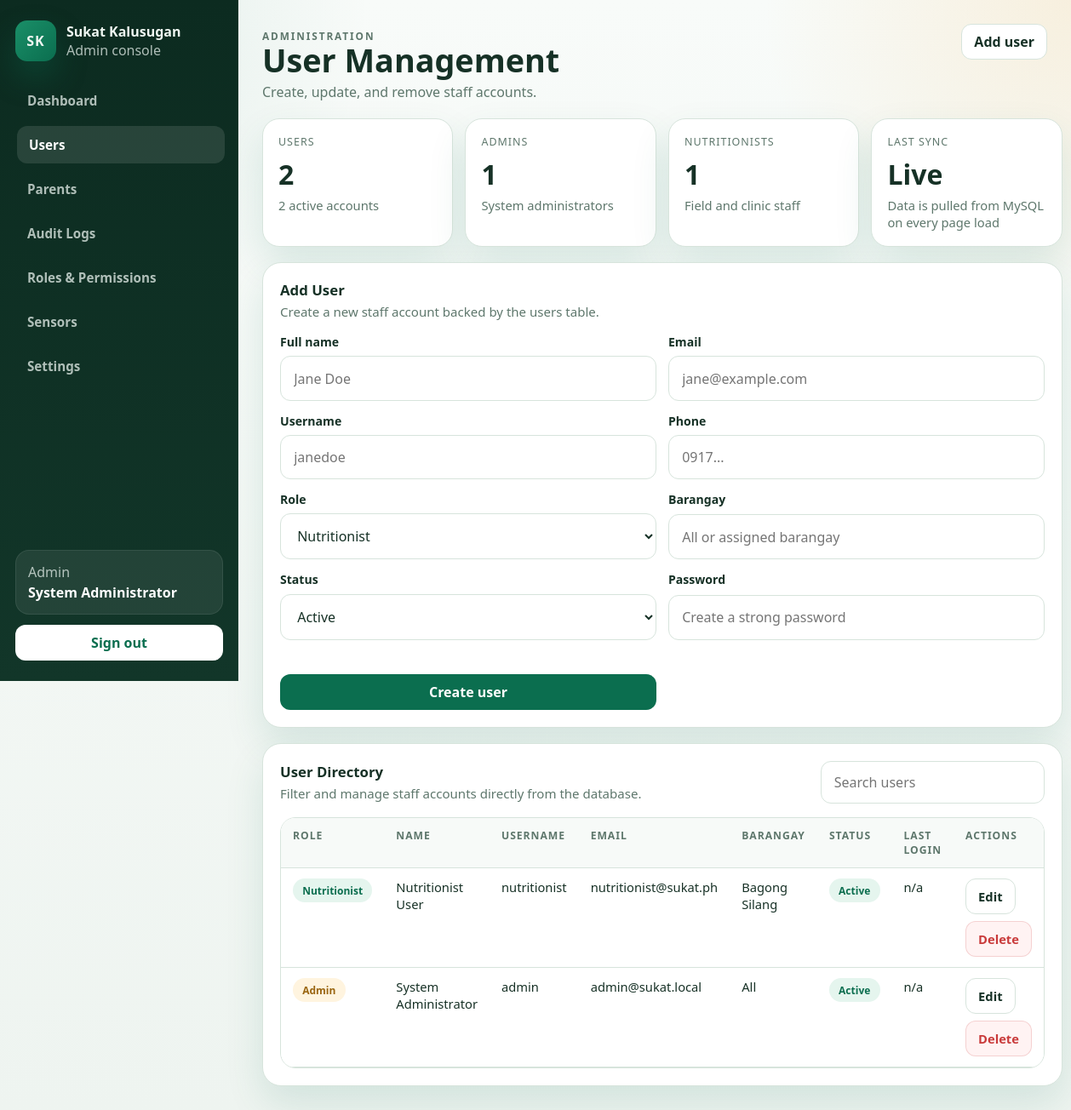
The page /admin/users.php (signed in) on the database its author committed.
### tables this page shows
CREATE TABLE users (
    id              INT UNSIGNED AUTO_INCREMENT PRIMARY KEY,
    name            VARCHAR(150) NOT NULL,
    email           VARCHAR(150) NOT NULL UNIQUE,
    username        VARCHAR(100) NOT NULL UNIQUE,
    password_hash   VARCHAR(255) NOT NULL,
    phone           VARCHAR(30) NULL,
    role_id         INT UNSIGNED NOT NULL,
    barangay        VARCHAR(100) NULL,                   
    status          ENUM('active','inactive') NOT NULL DEFAULT 'active',
    last_login      TIMESTAMP NULL,
    created_at      TIMESTAMP DEFAULT CURRENT_TIMESTAMP,
    updated_at      TIMESTAMP DEFAULT CURRENT_TIMESTAMP ON UPDATE CURRENT_TIMESTAMP,
    CONSTRAINT fk_users_role FOREIGN KEY (role_id) REFERENCES roles(id) ON DELETE RESTRICT,
    INDEX idx_users_role (role_id)
);

CREATE TABLE roles (
    id              INT UNSIGNED AUTO_INCREMENT PRIMARY KEY,
    name            VARCHAR(50) NOT NULL UNIQUE,        
    description     VARCHAR(255) NULL,
    created_at      TIMESTAMP DEFAULT CURRENT_TIMESTAMP,
    updated_at      TIMESTAMP DEFAULT CURRENT_TIMESTAMP ON UPDATE CURRENT_TIMESTAMP
);

### public_html/includes/auth_middleware.php (called while the page is built, shortened)
<?php
function app_base_path(): string
{
    $scriptName = str_replace('\\', '/', (string)($_SERVER['SCRIPT_NAME'] ?? ''));
    $routeMarkers = ['/api/', '/admin/', '/nutritionist/', '/parent/', '/kiosk/', '/auth/'];
    foreach ($routeMarkers as $marker) {
        $position = strpos($scriptName, $marker);
        if ($position !== false) {
            return rtrim(substr($scriptName, 0, $position), '/');
        }
    }
    return rtrim(dirname($scriptName), '/');
}
function app_url(string $path = ''): string
{
    $basePath = app_base_path();
    $normalizedPath = '/' . ltrim($path, '/');
    if ($basePath === '' || $basePath === '/') {
        return $normalizedPath;
    }
    return $basePath . $normalizedPath;
}
function current_user(): ?array
{
    return $_SESSION['auth'];
}

### public_html/admin/users.php (the view, shortened to what this page needs)
<?php
require_once __DIR__ . '/../includes/admin_helpers.php';
$roles = admin_fetch_all('SELECT name FROM roles ORDER BY name ASC');
$editingId = (int)($_GET['edit'] ?? 0);
$editingUser = $editingId > 0 ? admin_fetch_one(
    'SELECT u.id, u.name, u.email, u.username, u.phone, u.barangay, u.status, r.name AS role_name
     FROM users u
     INNER JOIN roles r ON r.id = u.role_id
     WHERE u.id = ?
     LIMIT 1',
    'i',
    [$editingId]
) : null;
$users = admin_fetch_all(
    'SELECT u.id, u.name, u.email, u.username, u.phone, u.barangay, u.status, u.last_login, u.created_at, r.name AS role_name
     FROM users u
     INNER JOIN roles r ON r.id = u.role_id
     ORDER BY u.created_at DESC, u.id DESC'
);
$adminCount = 0;
$nutritionistCount = 0;
$activeCount = 0;
foreach ($users as $user) {
    if ($user['role_name'] === 'admin') {
        $adminCount++;
    }
    if ($user['role_name'] === 'nutritionist') {
        $nutritionistCount++;
    }
    if ($user['status'] === 'active') {
        $activeCount++;
    }
}
$actions = '<a class="admin-btn-secondary" href="#user-form">Add user</a>';
admin_layout_start('User Management', 'Create, update, and remove staff accounts.', 'users', $actions);
?>
<section class="admin-grid-cards">
    <article class="admin-card">
        <div class="admin-stat-label">Users</div>
        <div class="admin-stat-value"><?php echo count($users); ?></div>
        <div class="admin-stat-note"><?php echo $activeCount; ?> active accounts</div>
    </article>
    <article class="admin-card">
        <div class="admin-stat-label">Admins</div>
        <div class="admin-stat-value"><?php echo $adminCount; ?></div>
        <div class="admin-stat-note">System administrators</div>
    </article>
    <article class="admin-card">
        <div class="admin-stat-label">Nutritionists</div>
        <div class="admin-stat-value"><?php echo $nutritionistCount; ?></div>
        <div class="admin-stat-note">Field and clinic staff</div>
    </article>
    <article class="admin-card">
        <div class="admin-stat-label">Last Sync</div>
        <div class="admin-stat-value">Live</div>
        <div class="admin-stat-note">Data is pulled from MySQL on every page load</div>
    </article>
</section>
<section class="admin-section" id="user-form">
    <div class="admin-section-head">
        <div>
            <h2 class="admin-section-title"><?php echo $editingUser ? 'Edit User' : 'Add User'; ?></h2>
            <p class="admin-section-subtitle"><?php echo $editingUser ? 'Update account details and role assignment.' : 'Create a new staff account backed by the users table.'; ?></p>
        </div>
    </div>
    <form class="admin-form-grid" method="post" action="<?php echo admin_e(app_url($editingUser ? '/api/admin/users_update.php' : '/api/admin/users_create.php')); ?>">
        <label class="admin-field">
            <span>Full name</span>
            <input name="name" required value="<?php echo admin_e($editingUser['name'] ?? ''); ?>" placeholder="Jane Doe">
        </label>
        <label class="admin-field">
            <span>Email</span>
            <input type="email" name="email" required value="<?php echo admin_e($editingUser['email'] ?? ''); ?>" placeholder="jane@example.com">
        </label>
        <label class="admin-field">
            <span>Username</span>
            <input name="username" required value="<?php echo admin_e($editingUser['username'] ?? ''); ?>" placeholder="janedoe">
        </label>
        <label class="admin-field">
            <span>Phone</span>
            <input name="phone" value="<?php echo admin_e($editingUser['phone'] ?? ''); ?>" placeholder="0917...">
        </label>
        <label class="admin-field">
            <span>Role</span>
            <select name="role" required>
                <?php foreach ($roles as $role): ?>
                    <option value="<?php echo admin_e($role['name']); ?>" <?php echo (($editingUser['role_name'] ?? 'nutritionist') === $role['name']) ? 'selected' : ''; ?>><?php echo admin_e(ucfirst($role['name'])); ?></option>
                <?php endforeach; ?>
            </select>
        </label>
        <label class="admin-field">
            <span>Barangay</span>
            <input name="barangay" value="<?php echo admin_e($editingUser['barangay'] ?? ''); ?>" placeholder="All or assigned barangay">
        </label>
        <label class="admin-field">
            <span>Status</span>
            <select name="status" required>
                <option value="active" <?php echo (($editingUser['status'] ?? 'active') === 'active') ? 'selected' : ''; ?>>Active</option>
            </select>
        </label>
        <label class="admin-field">
            <span><?php echo $editingUser ? 'New password (optional)' : 'Password'; ?></span>
            <input type="password" name="password" <?php echo $editingUser ? '' : 'required'; ?> placeholder="<?php echo $editingUser ? 'Leave blank to keep current password' : 'Create a strong password'; ?>">
        </label>
        <div class="admin-field" style="align-content:end;">
            <span>&nbsp;</span>
            <button class="admin-btn" type="submit"><?php echo $editingUser ? 'Save changes' : 'Create user'; ?></button>
        </div>
    </form>
</section>
<section class="admin-section">
    <div class="admin-section-head">
        <div>
            <h2 class="admin-section-title">User Directory</h2>
            <p class="admin-section-subtitle">Filter and manage staff accounts directly from the database.</p>
        </div>
        <div class="admin-toolbar" style="margin:0;">
            <input class="admin-search" type="search" placeholder="Search users" data-admin-filter="#users-table">
        </div>
    </div>
    <div class="admin-table-wrap">
        <table class="admin-table" id="users-table">
            <thead>
                <tr>
                    <th>Role</th>
                    <th>Name</th>
                    <th>Username</th>
                    <th>Email</th>
                    <th>Barangay</th>
                    <th>Status</th>
                    <th>Last login</th>
                    <th>Actions</th>
                </tr>
            </thead>
            <tbody>
                <?php foreach ($users as $user): ?>
                    <?php
                    $statusClass = $user['status'] === 'active' ? 'is-success' : 'is-muted';
                    ?>
                    <tr data-filter-text="<?php echo admin_e(strtolower($user['name'] . ' ' . $user['email'] . ' ' . $user['username'] . ' ' . $user['role_name'])); ?>">
                        <td><span class="admin-pill <?php echo $user['role_name'] === 'admin' ? 'is-warn' : 'is-success'; ?>"><?php echo admin_e(ucfirst($user['role_name'])); ?></span></td>
                        <td><?php echo admin_e($user['name']); ?></td>
                        <td><?php echo admin_e($user['username'] ?? ''); ?></td>
                        <td><?php echo admin_e($user['email']); ?></td>
                        <td><?php echo admin_e($user['barangay'] ?? 'All'); ?></td>
                        <td><span class="admin-pill <?php echo $statusClass; ?>"><?php echo admin_e(ucfirst($user['status'])); ?></span></td>
                        <td><?php echo admin_e((string)($user['last_login'] ?? 'n/a')); ?></td>
                        <td>
                            <div class="admin-actions">
                                <a class="admin-btn-secondary" href="<?php echo admin_e(app_url('/admin/users.php?edit=' . (int)$user['id'])); ?>">Edit</a>
                                <form method="post" action="<?php echo admin_e(app_url('/api/admin/users_delete.php')); ?>" onsubmit="return confirm('Delete <?php echo admin_e($user['name']); ?>?');">
                                    <button class="admin-btn-danger" type="submit">Delete</button>
                                </form>
                            </div>
                        </td>
                    </tr>
                <?php endforeach; ?>
            </tbody>
        </table>
    </div>
</section>
<?php
admin_layout_end();

### public_html/includes/admin_helpers.php (shortened to what this page needs)
<?php
require_once __DIR__ . '/auth_middleware.php';
function admin_e(string $value): string
{
    return htmlspecialchars($value, ENT_QUOTES, 'UTF-8');
}
function admin_nav_items(): array
{
    return [
        ['key' => 'dashboard', 'label' => 'Dashboard', 'href' => app_url('/admin/dashboard.php')],
        ['key' => 'users', 'label' => 'Users', 'href' => app_url('/admin/users.php')],
        ['key' => 'parents', 'label' => 'Parents', 'href' => app_url('/admin/parents.php')],
        ['key' => 'audit_logs', 'label' => 'Audit Logs', 'href' => app_url('/admin/audit_logs.php')],
        ['key' => 'roles_permissions', 'label' => 'Roles & Permissions', 'href' => app_url('/admin/roles_permissions.php')],
        ['key' => 'sensors', 'label' => 'Sensors', 'href' => app_url('/admin/sensors.php')],
        ['key' => 'settings', 'label' => 'Settings', 'href' => app_url('/admin/settings.php')],
    ];
}
function admin_bind_params(mysqli_stmt $stmt, string $types, array &$params): void
{
    if ($types === '' || $params === []) {
        return;
    }
}
function admin_fetch_all(string $sql, string $types = '', array $params = []): array
{
    $conn = get_db_connection();
    $stmt = mysqli_prepare($conn, $sql);
    admin_bind_params($stmt, $types, $params);
    mysqli_stmt_execute($stmt);
    $result = mysqli_stmt_get_result($stmt);
    $rows = [];
    if ($result instanceof mysqli_result) {
        while ($row = mysqli_fetch_assoc($result)) {
            $rows[] = $row;
        }
    }
    return $rows;
}
function admin_layout_start(string $title, string $subtitle, string $activeSection, string $actionsHtml = ''): void
{
    $currentUser = current_user();
    $userName = $currentUser['name'] ?? 'Administrator';
    $userRole = $currentUser['role'] ?? 'admin';
    $navItems = admin_nav_items();
    $logoutUrl = app_url('/api/auth/logout.php');
    echo '<!doctype html>';
    echo '<html lang="en">';
    echo '<head>';
    echo '<link rel="stylesheet" href="' . admin_e(app_url('/assets/css/app.css')) . '">';
    echo '<link rel="stylesheet" href="' . admin_e(app_url('/assets/css/admin.css')) . '">';
    echo '</head>';
    echo '<body class="admin-page">';
    echo '<div class="admin-shell">';
    echo '<aside class="admin-sidebar" data-admin-sidebar>';
    echo '<div class="admin-brand">';
    echo '<div class="admin-brand-mark">SK</div>';
    echo '<div>';
    echo '<div class="admin-brand-name">Sukat Kalusugan</div>';
    echo '<div class="admin-brand-sub">Admin console</div>';
    echo '</div>';
    echo '</div>';
    echo '<nav class="admin-nav">';
    foreach ($navItems as $item) {
        $isActive = $item['key'] === $activeSection ? ' is-active' : '';
        echo '<a class="admin-nav-link' . $isActive . '" href="' . admin_e($item['href']) . '">' . admin_e($item['label']) . '</a>';
    }
    echo '</nav>';
    echo '<div class="admin-sidebar-footer">';
    echo '<div class="admin-session-card">';
    echo '<div class="admin-session-role">' . admin_e(ucfirst($userRole)) . '</div>';
    echo '<div class="admin-session-name">' . admin_e($userName) . '</div>';
    echo '</div>';
    echo '<a class="admin-logout" href="' . admin_e($logoutUrl) . '">Sign out</a>';
    echo '</div>';
    echo '</aside>';
    echo '<div class="admin-main">';
    echo '<header class="admin-topbar">';
    echo '<div class="admin-pagehead">';
    echo '<p class="admin-kicker">Administration</p>';
    echo '<h1>' . admin_e($title) . '</h1>';
    echo '<p>' . admin_e($subtitle) . '</p>';
    echo '</div>';
    echo '<div class="admin-topbar-actions">' . $actionsHtml . '</div>';
    echo '</header>';
    echo '<main class="admin-content">';
}
function admin_layout_end(): void
{
    echo '</main>';
    echo '</div>';
    echo '</div>';
    echo '</body>';
    echo '</html>';
}

### public_html/assets/css/app.css (style rules this page uses)
:root { --bg: #f4f7f5; --surface: #ffffff; --surface-alt: #edf7f1; --border: #d8e4dd; --text: #173126; --muted: #5f766c; --primary: #0b6e4f; --primary-strong: #07513a; --accent: #f2a93b; --error: #c93b3b; --shadow: 0 30px 80px rgba(11, 110, 79, 0.12); --radius-xl: 32px; --radius-lg: 22px; --radius-md: 14px; --radius-sm: 10px; --font-display: "Trebuchet MS", "Segoe UI", sans-serif; --font-body: "Segoe UI", "Helvetica Neue", Arial, sans-serif; }
* { box-sizing: border-box; }
html, body { margin: 0; min-height: 100%; }
body { font-family: var(--font-body); color: var(--text); background: radial-gradient( circle at top left, rgba(11, 110, 79, 0.16), transparent 34% ), radial-gradient( circle at right 20%, rgba(242, 169, 59, 0.16), transparent 28% ), linear-gradient(180deg, #f7faf8 0%, var(--bg) 100%); }
a { color: inherit; }
button, input, textarea, select { font: inherit; }

### rows shown on the page
users: name "System Administrator", role.name "Admin", username "admin", email "admin@sukat.local", barangay "All", status "Active", last_login "n/a"
users: role.name "Nutritionist", name "Nutritionist User", username "nutritionist", email "nutritionist@sukat.ph", barangay "Bagong Silang", status "Active", last_login "n/a"

### other values the page prints
admin_e($item['label']) "Dashboard"
admin_e($item['label']) "Users"
admin_e($item['label']) "Parents"
admin_e($item['label']) "Audit Logs"
admin_e($item['label']) "Roles & Permissions"
admin_e($item['label']) "Sensors"
admin_e($item['label']) "Settings"
admin_e(ucfirst($userRole)) "Admin"
admin_e($title) "User Management"
admin_e($subtitle) "Create, update, and remove staff accounts."
count($users) "2"
$activeCount "2"
$adminCount "1"
$nutritionistCount "1"
form field role "Nutritionist"
